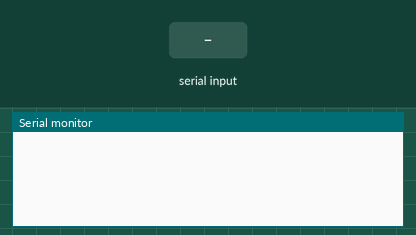
This sketch was run on a simulated ESP32. Shown: the last lines printed to the serial monitor. The test bench sets the inputs (shaded band). Storage starts empty.

Above: at 1.2 s.
1.3 s: "REQ \n" received over the second serial link
At 1.7 s:
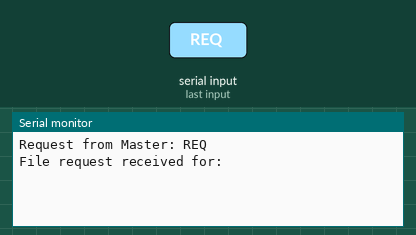
2.8 s: "OK\n" received over the second serial link
At 3.3 s:
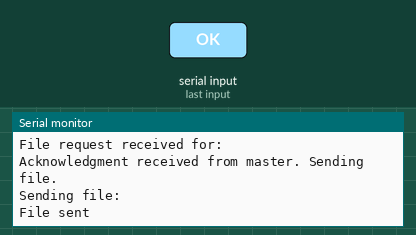
4.3 s: "1\n" received over the second serial link
At 5.5 s:
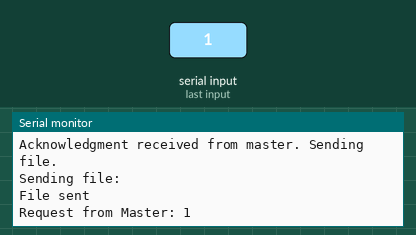
5.8 s: "OK\n" received over the second serial link
At 6.9 s:
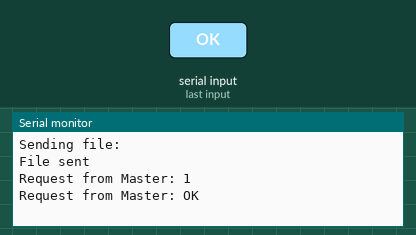

Measured:
- after the input at 1.3 s, the serial monitor: prints a new line at once (image 1)
- after the input at 2.8 s, the serial monitor: prints a new line at once (image 2)
- after the input at 4.3 s, the serial monitor: prints a new line at once (image 3)
- after the input at 5.8 s, the serial monitor: prints a new line at once (image 4)

The sketch:

Slave.ino
```cpp
#include <SoftwareSerial.h>
#include <SPIFFS.h>

SoftwareSerial mySerial(16, 17); // RX on pin 16, TX on pin 17
#define FILE_REQUEST_CODE 'R'
#define FILE_CHUNK_SIZE 1024

void setup()
{
  Serial.begin(115200);
  mySerial.begin(9600);

  if (!SPIFFS.begin(true))
  {
    Serial.println("Error: Failed to mount SPIFFS");
    while (1)
    {
      delay(1000);
    }
  }
}

void loop()
{
  // Wait for a request from the master
  while (!mySerial.available())
  {
    delay(100);
  }

  // Read the request from the master
  String requestCommand = mySerial.readStringUntil('\n');
  Serial.println("Request from Master: " + requestCommand);

  String filename = requestCommand.substring(4);

  if (requestCommand.startsWith("REQ "))
  {
    Serial.println("File request received for: " + filename);
    mySerial.println("STR" + filename);

  // Wait for acknowledgment from the master
    while (!mySerial.available())
    {
      delay(100);
    }

    // Read the acknowledgment from the master
    String ackCommand = mySerial.readStringUntil('\n');
    if (ackCommand.startsWith("OK")) {
      Serial.println("Acknowledgment received from master. Sending file.");
      sendFile(filename);
    } else {
      Serial.println("Unexpected acknowledgment received from master. Aborting.");
    }
  }
}

void sendFile(String filename)
{
  filename.trim();
  Serial.println("Sending file: " + filename);
  File file = SPIFFS.open("/" + filename, "r");

  if (!file)
  {
    Serial.println("Error opening file for reading");
    return;
  }

  // Send the file content in chunks
  while (file.available())
  {
    char chunk[FILE_CHUNK_SIZE];
    int bytesRead = file.readBytes(chunk, FILE_CHUNK_SIZE);
    mySerial.write(chunk, bytesRead);
    delay(5);
  }

  mySerial.println();
  file.close();
  Serial.println("File sent");
}
```
